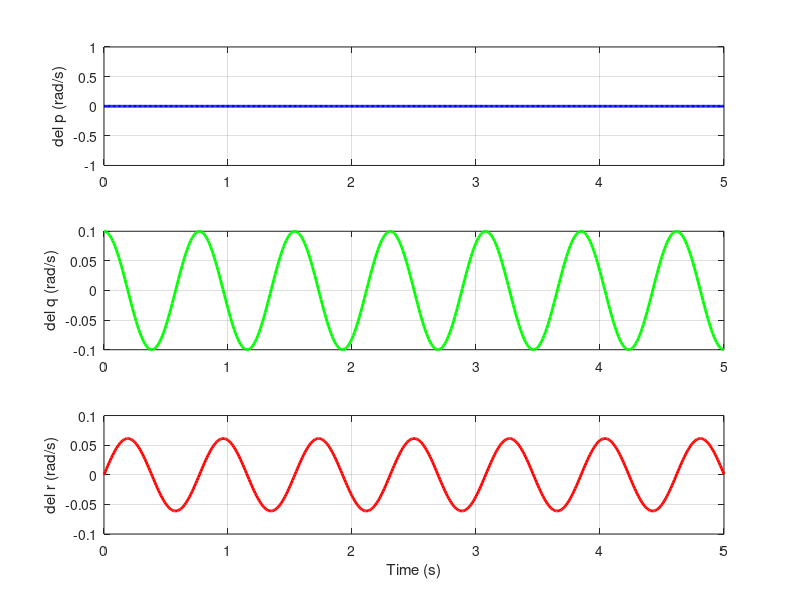

Here is the MATLAB script that generated this plot: (Note: this script raises an error after producing the figure.)
%% Clean
close all; clear; clc;

%% Problem 2
A = [0, 1, 0, 0; -2, 0, 1, 0; 0, 0, 0, 1; 1,0, -2, 0];
B = [0,0; -1, 0; 0, 0; 1, 1];
C = [1,0,0,0; 0,0,1,0];
D = [0,0;0,0];
T = [1,0,-1,0; 0,1,0,-1; 1,0,1,0; 0,1,0,1];

Atild = T*A*inv(T);
Btild = T*B;
Ctild = C*inv(T);



%% Problem 3
Ix = 500;
Iy = 750; 
Iz = 1000;
p0 = 20;
dt = 0.1;
A = [0,0,0; 0,0, p0*(Ix-Iz)/Iy; 0, p0*(Iy-Ix)/Iz, 0];

stm = expm(A*dt);

x0 = [0; 0.1; 0];

times = 0:0.01:5;
xfinal = zeros(length(times), 3);
for i = 1:length(times)
    dt = times(i);
    eAt = (expm(A.*dt));
    xfinal(i,:) = (eAt*x0)';
end



% Plot
figure();
subplot(3,1,1);
plot(times, xfinal(:,1), 'LineWidth', 2, 'Color', 'b');
ylabel('del p (rad/s)')
grid on;

subplot(3,1,2);
plot(times, xfinal(:,2), 'LineWidth', 2, 'Color', 'g');
ylabel('del q (rad/s)')
grid on;

subplot(3,1,3);
plot(times, xfinal(:,3), 'LineWidth', 2, 'Color', 'r');

grid on;
xlabel('Time (s)');
ylabel('del r (rad/s)')

sgtitle('Spacecraft Dynamics Simulation')




